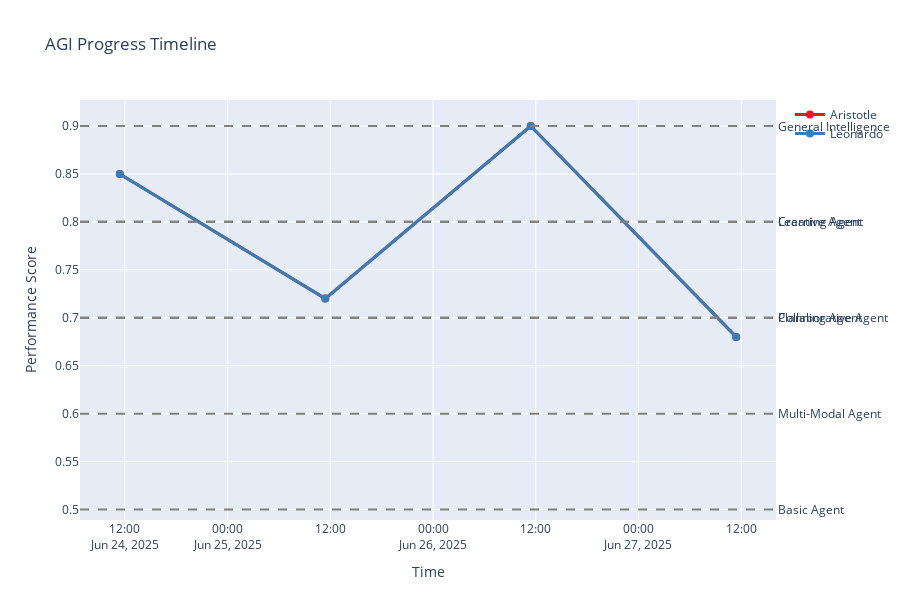

The notebook cell saved with this chart:
### Code cell
# Generate comprehensive visualizations
print("\\n📊 Generating Comprehensive Visualizations:")
print("=" * 45)

# 1. Collaboration Network Visualization
print("🔗 Creating Collaboration Network...")
fig1 = viz_engine.plot_collaboration_network(figsize=(14, 6))

# 2. AGI Progress Dashboard
print("📈 Generating AGI Progress Dashboard...")
agent_ids = [agent.id for agent in agents]
fig2 = viz_engine.plot_agi_progress_dashboard(agent_ids, figsize=(16, 12))

# 3. Reasoning Flow Visualization
print("🧠 Visualizing Reasoning Flow...")
reasoning_agent = agents[0]  # Aristotle
fig3 = viz_engine.plot_reasoning_flow(reasoning_agent.id)

# 4. Interactive Progress Timeline
print("⏰ Creating Interactive Timeline...")
try:
    fig4 = viz_engine.create_interactive_progress_timeline(agent_ids)
    print("✅ Interactive timeline created successfully")
except Exception as e:
    print(f"⚠️  Interactive timeline creation failed: {e}")
    print("   (This is normal in some environments - static plots work fine)")

print("\\n📊 All visualizations generated successfully!")

### Figure 1 — Plotly figure (JSON) as saved in the notebook; plotly's stock layout.template omitted (floating-point values rounded to 4 significant figures)
{"data": [{"hovertemplate": "<b>Aristotle</b><br>Time: %{x}<br>Performance: %{y:.3f}<br><extra></extra>", "line": {"color": "rgb(228,26,28)", "width": 3}, "marker": {"size": 8}, "mode": "lines+markers", "name": "Aristotle", "type": "scatter", "x": ["2025-06-24T11:24:51.095820", "2025-06-25T11:24:51.095820", "2025-06-26T11:24:51.095820", "2025-06-27T11:24:51.095820"], "y": [0.85, 0.72, 0.9, 0.68]}, {"hovertemplate": "<b>Leonardo</b><br>Time: %{x}<br>Performance: %{y:.3f}<br><extra></extra>", "line": {"color": "rgb(55,126,184)", "width": 3}, "marker": {"size": 8}, "mode": "lines+markers", "name": "Leonardo", "type": "scatter", "x": ["2025-06-24T11:24:51.095903", "2025-06-25T11:24:51.095903", "2025-06-26T11:24:51.095903", "2025-06-27T11:24:51.095903"], "y": [0.85, 0.72, 0.9, 0.68]}], "layout": {"annotations": [{"showarrow": false, "text": "Basic Agent", "x": 1, "xanchor": "left", "xref": "x domain", "y": 0.5, "yanchor": "middle", "yref": "y"}, {"showarrow": false, "text": "Multi-Modal Agent", "x": 1, "xanchor": "left", "xref": "x domain", "y": 0.6, "yanchor": "middle", "yref": "y"}, {"showarrow": false, "text": "Collaborative Agent", "x": 1, "xanchor": "left", "xref": "x domain", "y": 0.7, "yanchor": "middle", "yref": "y"}, {"showarrow": false, "text": "Planning Agent", "x": 1, "xanchor": "left", "xref": "x domain", "y": 0.7, "yanchor": "middle", "yref": "y"}, {"showarrow": false, "text": "Learning Agent", "x": 1, "xanchor": "left", "xref": "x domain", "y": 0.8, "yanchor": "middle", "yref": "y"}, {"showarrow": false, "text": "Creative Agent", "x": 1, "xanchor": "left", "xref": "x domain", "y": 0.8, "yanchor": "middle", "yref": "y"}, {"showarrow": false, "text": "General Intelligence", "x": 1, "xanchor": "left", "xref": "x domain", "y": 0.9, "yanchor": "middle", "yref": "y"}], "height": 600, "hovermode": "x unified", "shapes": [{"line": {"color": "gray", "dash": "dash"}, "type": "line", "x0": 0, "x1": 1, "xref": "x domain", "y0": 0.5, "y1": 0.5, "yref": "y"}, {"line": {"color": "gray", "dash": "dash"}, "type": "line", "x0": 0, "x1": 1, "xref": "x domain", "y0": 0.6, "y1": 0.6, "yref": "y"}, {"line": {"color": "gray", "dash": "dash"}, "type": "line", "x0": 0, "x1": 1, "xref": "x domain", "y0": 0.7, "y1": 0.7, "yref": "y"}, {"line": {"color": "gray", "dash": "dash"}, "type": "line", "x0": 0, "x1": 1, "xref": "x domain", "y0": 0.7, "y1": 0.7, "yref": "y"}, {"line": {"color": "gray", "dash": "dash"}, "type": "line", "x0": 0, "x1": 1, "xref": "x domain", "y0": 0.8, "y1": 0.8, "yref": "y"}, {"line": {"color": "gray", "dash": "dash"}, "type": "line", "x0": 0, "x1": 1, "xref": "x domain", "y0": 0.8, "y1": 0.8, "yref": "y"}, {"line": {"color": "gray", "dash": "dash"}, "type": "line", "x0": 0, "x1": 1, "xref": "x domain", "y0": 0.9, "y1": 0.9, "yref": "y"}], "showlegend": true, "title": {"text": "AGI Progress Timeline"}, "xaxis": {"title": {"text": "Time"}}, "yaxis": {"title": {"text": "Performance Score"}}}}
